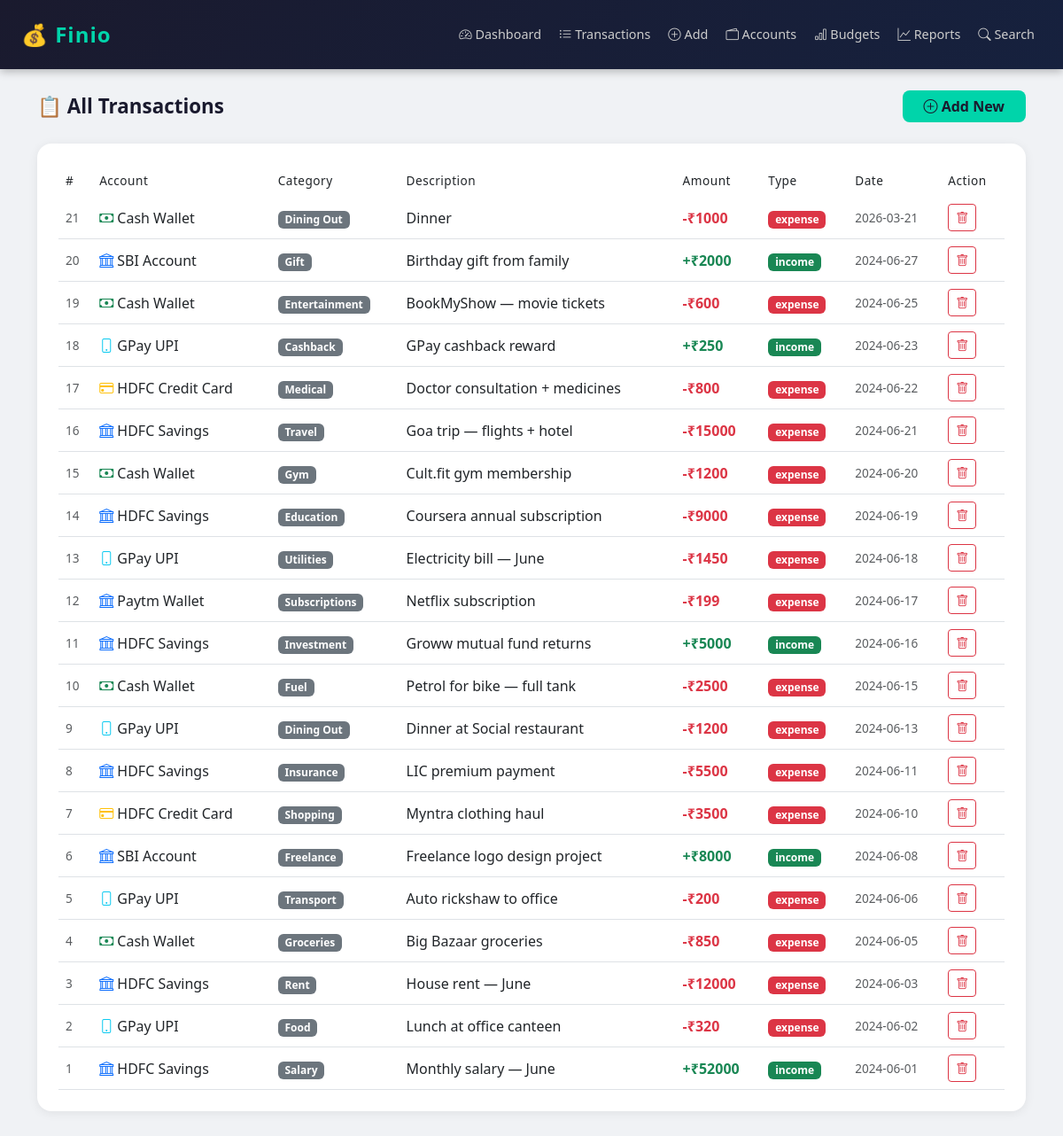
Page /transactions on the committed database.
### database.py (models this page shows)
class Transaction(db.Model):
    __tablename__ = 'transactions'
    id            = db.Column(db.Integer, primary_key=True)
    account_id    = db.Column(db.Integer, db.ForeignKey('accounts.id'),   nullable=False)
    category_id   = db.Column(db.Integer, db.ForeignKey('categories.id'), nullable=False)
    amount        = db.Column(db.Float,   nullable=False)
    description   = db.Column(db.String(200))
    date          = db.Column(db.Date,    nullable=False)
    type          = db.Column(db.String(10), nullable=False)    # income or expense

class Account(db.Model):
    __tablename__ = 'accounts'
    id            = db.Column(db.Integer, primary_key=True)
    name          = db.Column(db.String(100), nullable=False)   # e.g. HDFC Savings
    type          = db.Column(db.String(20),  nullable=False)   # bank / cash / credit / upi
    balance       = db.Column(db.Float,       default=0.0)      # current balance
    created_at    = db.Column(db.DateTime,    default=datetime.utcnow)
    transactions  = db.relationship('Transaction', backref='account', lazy=True)

class Category(db.Model):
    __tablename__ = 'categories'
    id            = db.Column(db.Integer, primary_key=True)
    name          = db.Column(db.String(50),  nullable=False)   # e.g. Food, Rent, Salary
    type          = db.Column(db.String(10),  nullable=False)   # income or expense
    transactions  = db.relationship('Transaction', backref='category', lazy=True)
    budgets       = db.relationship('Budget',      backref='category', lazy=True)

### app.py (the view)
@app.route('/transactions')
def transactions():
    txns = db.session.query(Transaction, Account.name, Category.name)\
        .join(Account,  Transaction.account_id  == Account.id)\
        .join(Category, Transaction.category_id == Category.id)\
        .order_by(Transaction.date.desc()).all()
    return render_template('transactions.html', txns=txns)

### templates/transactions.html (shortened to what this page needs)
{% extends "base.html" %}
{% block content %}
<div class="d-flex justify-content-between align-items-center mb-4">
  <h4 class="page-title mb-0">📋 All Transactions</h4>
  <a href="/add" class="btn btn-finio px-4">
    <i class="bi bi-plus-circle"></i> Add New
  </a>
</div>
<div class="card p-4">
  <div class="table-responsive">
    <table class="table table-hover align-middle mb-0">
      <thead>
        <tr>
          <th>#</th>
          <th>Account</th>
          <th>Category</th>
          <th>Description</th>
          <th>Amount</th>
          <th>Type</th>
          <th>Date</th>
          <th>Action</th>
        </tr>
      </thead>
      <tbody>
        {% for txn, acc_name, cat_name in txns %}
        <tr>
          <td class="text-muted" style="font-size:0.85rem;">
            {{ txn.id }}
          </td>
          <td>
            {% if 'credit' in acc_name.lower() %}
              <i class="bi bi-credit-card text-warning"></i>
            {% elif 'cash' in acc_name.lower() %}
              <i class="bi bi-cash text-success"></i>
            {% elif 'upi' in acc_name.lower() %}
              <i class="bi bi-phone text-info"></i>
            {% else %}
              <i class="bi bi-bank text-primary"></i>
            {% endif %}
            {{ acc_name }}
          </td>
          <td>
            <span class="badge bg-secondary">{{ cat_name }}</span>
          </td>
          <td>{{ txn.description }}</td>
          <td class="fw-bold
            {{ 'text-success' if txn.type == 'income' else 'text-danger' }}">
            {{ '+' if txn.type == 'income' else '-' }}₹{{ "%.0f"|format(txn.amount) }}
          </td>
          <td>
            <span class="badge
              {{ 'bg-success' if txn.type == 'income' else 'bg-danger' }}">
              {{ txn.type }}
            </span>
          </td>
          <td class="text-muted" style="font-size:0.85rem;">
            {{ txn.date }}
          </td>
          <td>
            <a href="/delete/{{ txn.id }}"
               onclick="return confirm('Delete this transaction?')"
               class="btn btn-outline-danger btn-sm">
              <i class="bi bi-trash"></i>
            </a>
          </td>
        </tr>
        {% endfor %}
      </tbody>
    </table>
  </div>
</div>
{% endblock %}

### templates/base.html (style rules this page uses)
body { background-color: #f0f2f5; font-family: 'Segoe UI', sans-serif; }
.card { border: none; border-radius: 16px; box-shadow: 0 2px 12px rgba(0,0,0,0.07); }
.table thead { background: linear-gradient(135deg, #1a1a2e, #16213e); color: white; }
.table thead th { border: none; font-weight: 500; font-size: 0.85rem; letter-spacing: 0.5px; }
.btn-finio { background: #00d4aa; color: #1a1a2e; font-weight: 600; border: none; border-radius: 8px; }
.page-title { font-weight: 700; font-size: 1.4rem; color: #1a1a2e; }

### rows in the picture
Transaction: id "21", name "Cash Wallet", name "Dining Out", description "Dinner", type "-", amount "1000", type "expense", date "2026-03-21"
Transaction: id "20", name "SBI Account", name "Gift", description "Birthday gift from family", type "+", amount "2000", type "income", date "2024-06-27"
Transaction: id "19", name "Cash Wallet", name "Entertainment", description "BookMyShow — movie tickets", type "-", amount "600", type "expense", date "2024-06-25"
Transaction: id "18", name "GPay UPI", name "Cashback", description "GPay cashback reward", type "+", amount "250", type "income", date "2024-06-23"
Transaction: id "17", name "HDFC Credit Card", name "Medical", description "Doctor consultation + medicines", type "-", amount "800", type "expense", date "2024-06-22"
Transaction: id "16", name "HDFC Savings", name "Travel", description "Goa trip — flights + hotel", type "-", amount "15000", type "expense", date "2024-06-21"
Transaction: id "15", name "Cash Wallet", name "Gym", description "Cult.fit gym membership", type "-", amount "1200", type "expense", date "2024-06-20"
Transaction: id "14", name "HDFC Savings", name "Education", description "Coursera annual subscription", type "-", amount "9000", type "expense", date "2024-06-19"
Transaction: id "13", name "GPay UPI", name "Utilities", description "Electricity bill — June", type "-", amount "1450", type "expense", date "2024-06-18"
Transaction: id "12", name "Paytm Wallet", name "Subscriptions", description "Netflix subscription", type "-", amount "199", type "expense", date "2024-06-17"
Transaction: id "11", name "HDFC Savings", name "Investment", description "Groww mutual fund returns", type "+", amount "5000", type "income", date "2024-06-16"
Transaction: id "10", name "Cash Wallet", name "Fuel", description "Petrol for bike — full tank", type "-", amount "2500", type "expense", date "2024-06-15"
Transaction: id "9", name "GPay UPI", name "Dining Out", description "Dinner at Social restaurant", type "-", amount "1200", type "expense", date "2024-06-13"
Transaction: id "8", name "HDFC Savings", name "Insurance", description "LIC premium payment", type "-", amount "5500", type "expense", date "2024-06-11"
Transaction: id "7", name "HDFC Credit Card", name "Shopping", description "Myntra clothing haul", type "-", amount "3500", type "expense", date "2024-06-10"
Transaction: id "6", name "SBI Account", name "Freelance", description "Freelance logo design project", type "+", amount "8000", type "income", date "2024-06-08"
Transaction: id "5", name "GPay UPI", name "Transport", description "Auto rickshaw to office", type "-", amount "200", type "expense", date "2024-06-06"
Transaction: id "4", name "Cash Wallet", name "Groceries", description "Big Bazaar groceries", type "-", amount "850", type "expense", date "2024-06-05"
Transaction: id "3", name "HDFC Savings", name "Rent", description "House rent — June", type "-", amount "12000", type "expense", date "2024-06-03"
Transaction: id "2", name "GPay UPI", name "Food", description "Lunch at office canteen", type "-", amount "320", type "expense", date "2024-06-02"
Transaction: id "1", name "HDFC Savings", name "Salary", description "Monthly salary — June", type "+", amount "52000", type "income", date "2024-06-01"
